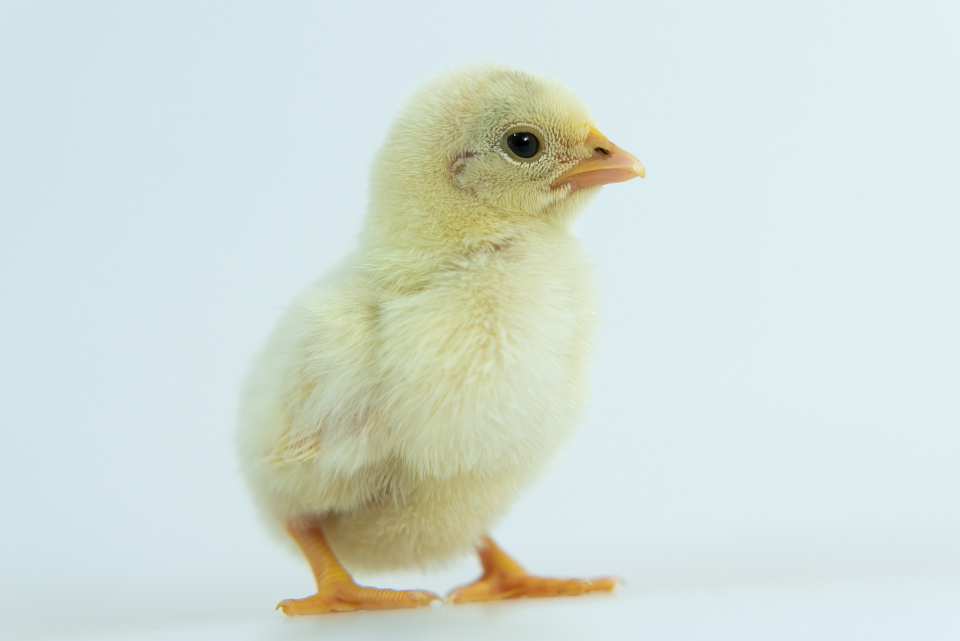
#> input picture image.jpg, 1920 x 1282 px (shown at 1/2 size)
$ jupyter execute 'Basic Operation.ipynb'
#> lines starting #> are read from the running program, lines starting #| are printed output that depends on the picture; after the words box and inside, x2 and y2 are one past the last pixel; in counts of white or black regions, pixels touching at a corner belong together
[cell 1]
import cv2
import numpy as np
import matplotlib.pyplot as plt
cv2.__version__

---
## Pixel Value

[cell 2]
img = cv2.imread('image.jpg')
#> img is the input picture: shape (1282, 1920, 3); mean B, G, R 215.3, 222.5, 211.2
b,g,r = cv2.split(img)
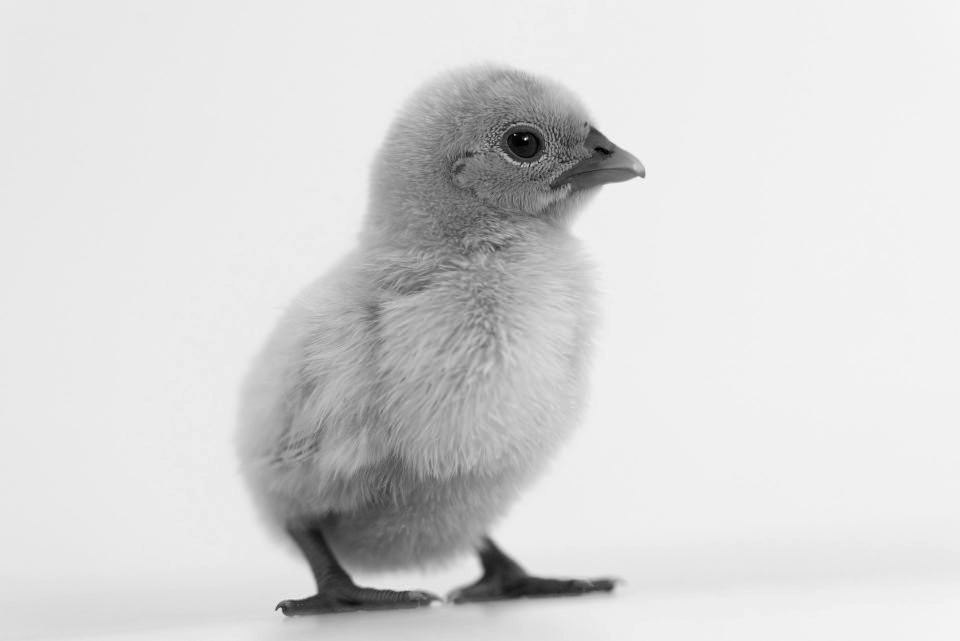
#> b: shape (1282, 1920) (shown at 1/2 size); min 0, max 255, mean 215.3
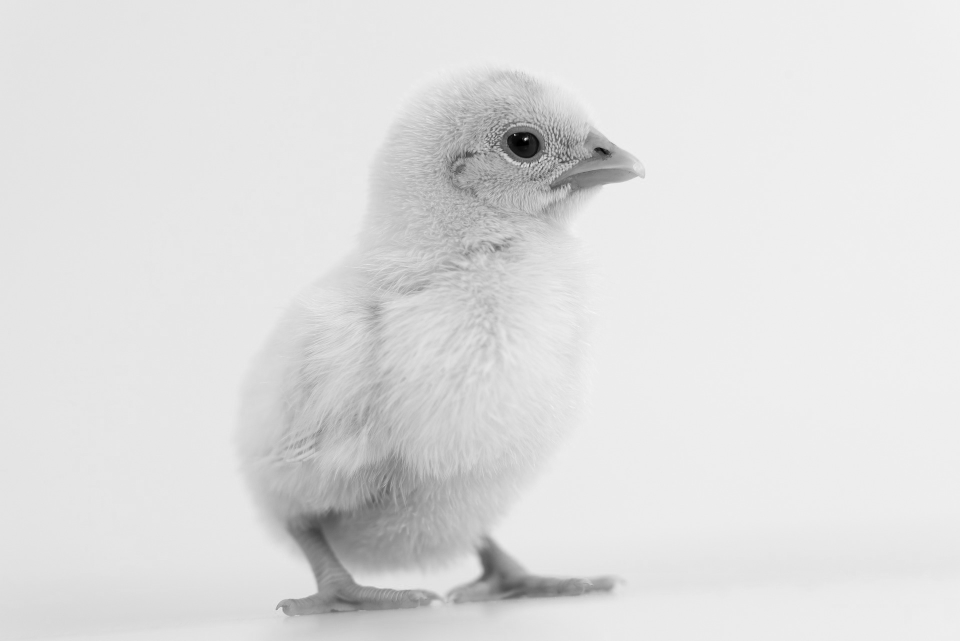
#> g: shape (1282, 1920) (shown at 1/2 size); min 0, max 248, mean 222.5
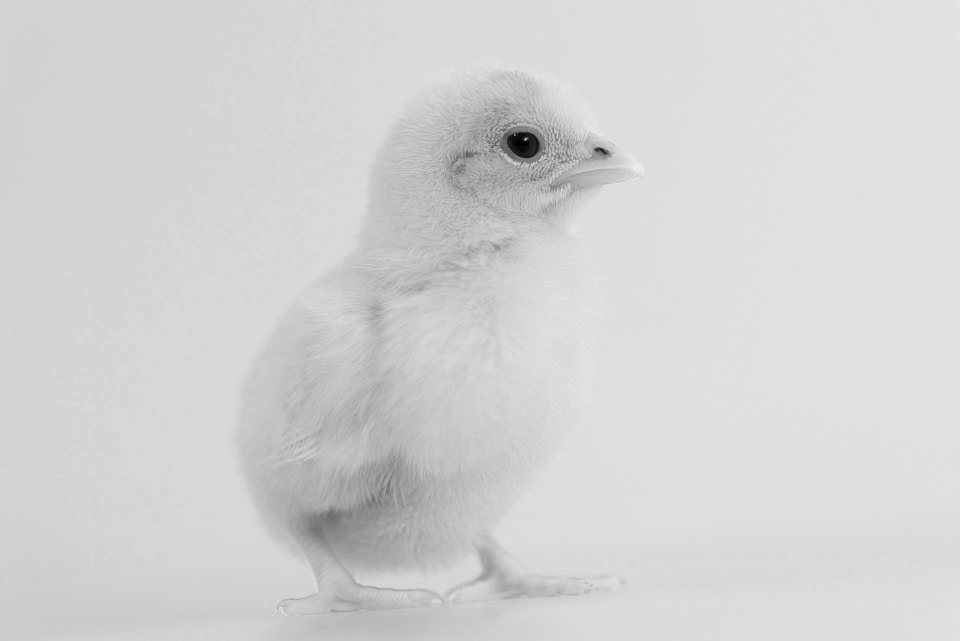
#> r: shape (1282, 1920) (shown at 1/2 size); min 0, max 244, mean 211.2
img = cv2.merge([r,g,b])

# col:100, row:200에 red circle
img = cv2.circle(img, (100,200), 10, (255,0,0), -1)
#> img: shape (1282, 1920, 3); mean R, G, B 211.2, 222.5, 215.2

# pixel값에 접근할 때는 (row, col)로 접근
px = img[100,200]
#> px = [210, 228, 232]
print("row:100, col:200\npixel value :",px)
#| row:100, col:200
#| pixel value : [210 228 232]

px_r = img[200,100]
#> px_r = [255, 0, 0]
print("\nrow:200, col:100")
print("pixel value :",px_r)
#| pixel value : [255   0   0]

plt.imshow(img)
plt.show()

[cell 3]
# 각 채널의 pixel 값은 img[row,col,0/1/2](r/g/b)
# 원래 b/g/r이나 r/g/b로 정렬되어 있기 때문에
print(img[100,200])
#| [210 228 232]
print(img[100,200,0])
#| 210
print(img[100,200,1])
#| 228
print(img[100,200,2])
#| 232

[cell 4]
for i in range(0,img.shape[0]):
    img[i,200] = [0,0,0]
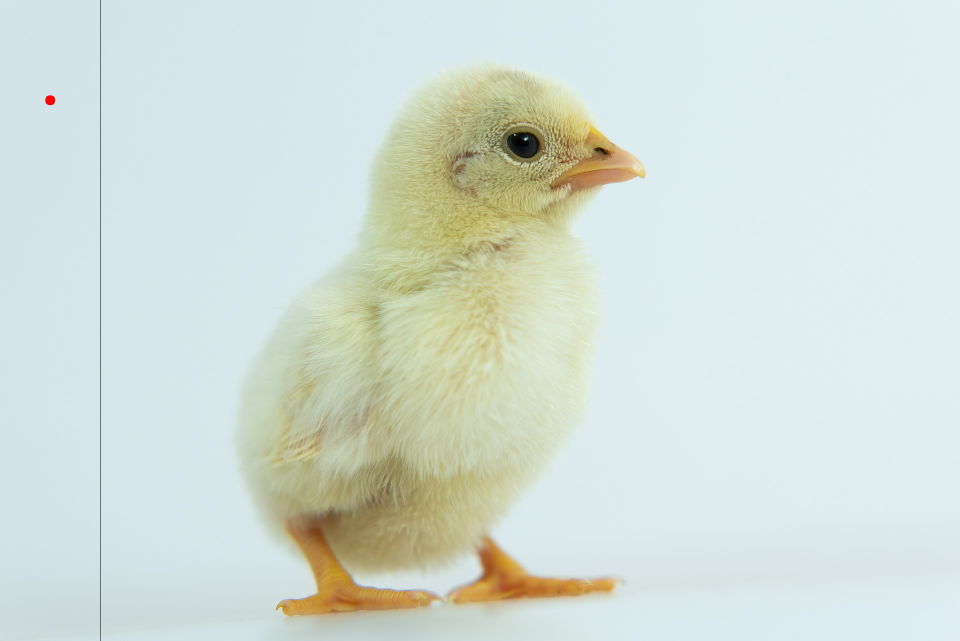
#> img: shape (1282, 1920, 3) (shown at 1/2 size); mean R, G, B 211.1, 222.4, 215.1
plt.imshow(img)
plt.show()

[cell 5]
# numpy를 이용하여 다음과 같이 변경
for i in range(img.shape[1]):
    # img.item(row,col,rgb) : 해당 픽셀 rgb value 확인
    # img.itemset((row,col,rgb), value) : 해당 픽셀 rgb 값을 원하는 value로
    img.itemset((400,i,0),0)
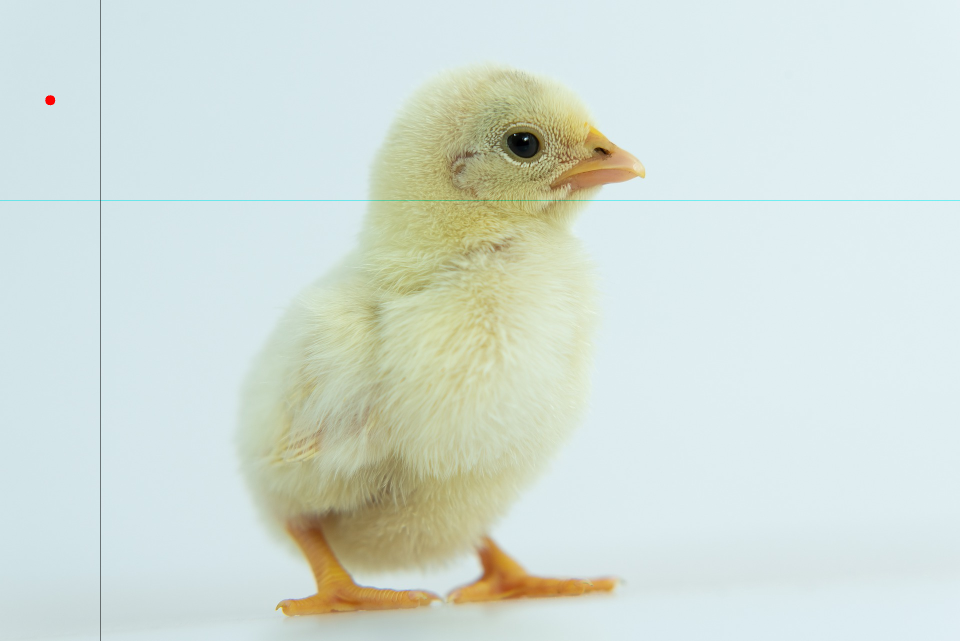
#> img: shape (1282, 1920, 3) (shown at 1/2 size); 0.08% of pixels changed, all inside (x1, y1, x2, y2) = (0, 400, 1920, 401)
plt.imshow(img)
plt.show()

---
## 이미지 기본 속성

[cell 6]
# 이미지 행, 열, 채널 수를 반환
img.shape
#> Out = (1282, 1920, 3)

[cell 7]
# 이미지의 전체 픽셀 수 반환
img.size
#> Out = 7384320

[cell 8]
# 이미지의 데이터 타입 반환
img.dtype

---
## 이미지 ROI

[cell 9]
# img[row의 시작:끝, col의 시작:끝]
head = img[150:500, 700:1400]
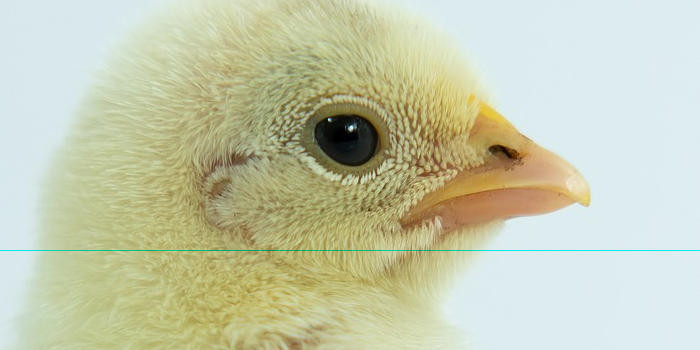
#> head: shape (350, 700, 3); mean R, G, B 197.3, 201.9, 172.9
for i in range(3):
    img[350*i:350+350*i, 0:700] = head
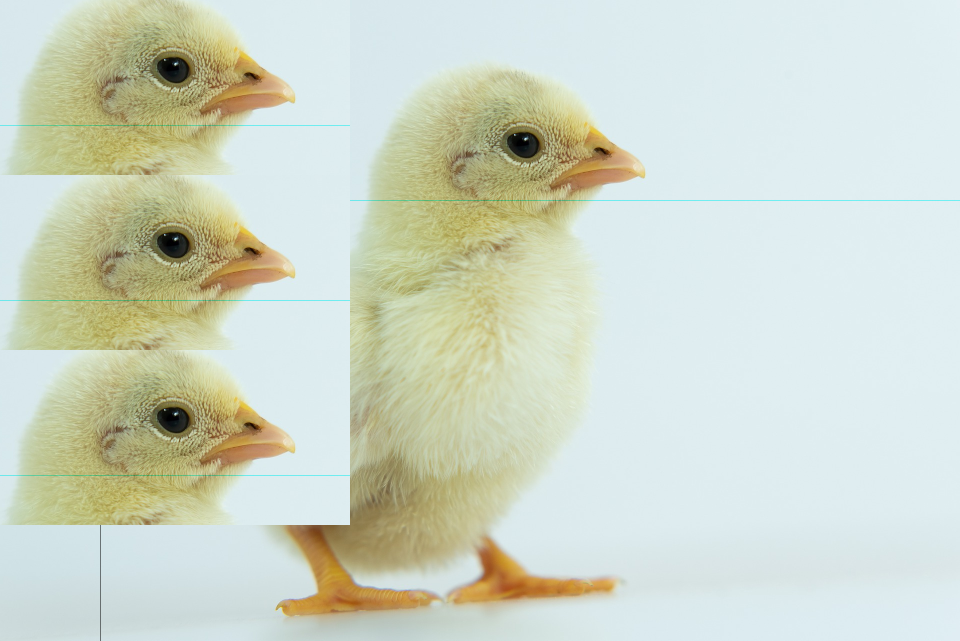
#> img: shape (1282, 1920, 3) (shown at 1/2 size); mean R, G, B 207.4, 215.5, 199.7
plt.imshow(img)
plt.show()

---
## 이미지 Channels

[cell 10]
# 다음과 같이 cv2.split을 이용하여 채널 분리 가능
img = cv2.imread("image.jpg")
b, g, r = cv2.split(img)

[cell 11]
# indexing을 이용하여 채널 분리
b = img[:,:,0]
g = img[:,:,1]
r = img[:,:,2]

cv2.split은 비용이 많이 들기 때문에, indexing 방법이 보다 효율적

[cell 12]
dst = img.copy()
img[:,:,2] = 0 # red channel의 값을 0으로
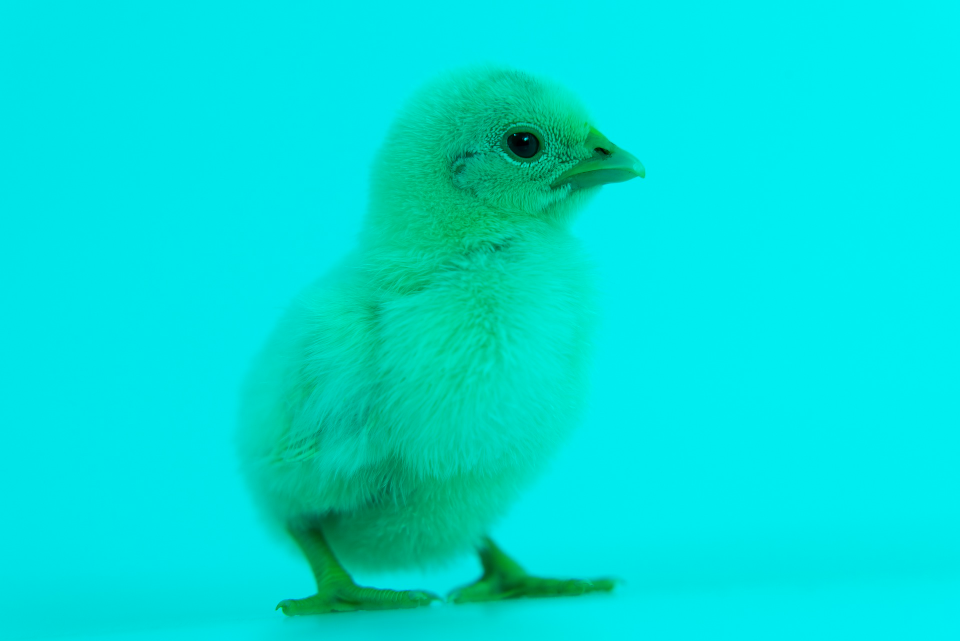
#> img: shape (1282, 1920, 3) (shown at 1/2 size); mean B, G, R 215.3, 222.5, 0

cv2.imshow("origin",dst)
cv2.imshow("image",img)
cv2.waitKey(0)
cv2.destroyAllWindows()
